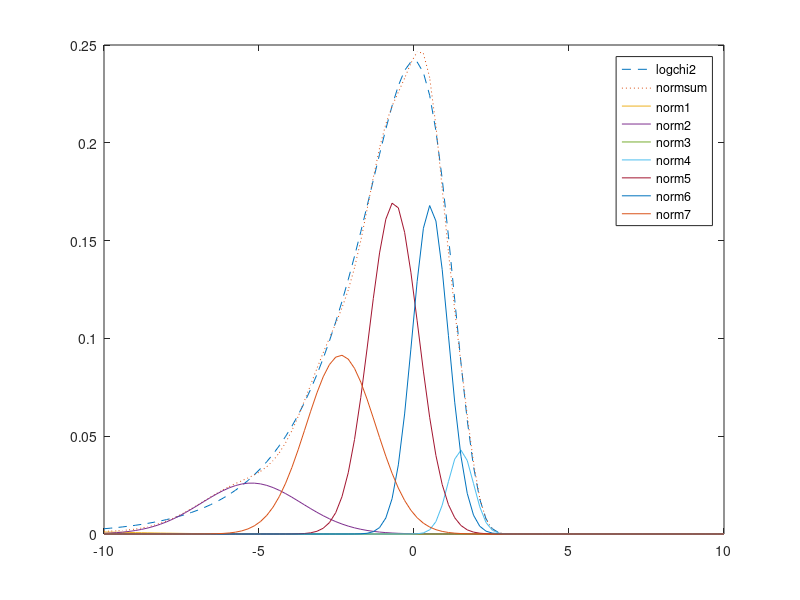

Recreate this plot in MATLAB.
% This is just a visual demonstration of the logchi2 normal approximation. File not included in original code.

mi = [-10.12999 -3.97281 -8.56686 2.77786 .61942 1.79518 -1.08819] - 1.2704;  %% means already adjusted!! %%
sigi = [5.79596 2.61369 5.17950 .16735 .64009 .34023 1.26261];
sqrtsigi = sqrt(sigi);
pi = [0.0073 .10556 .00002 .04395 .34001 .24566 .2575];
x = linspace(-10,10)';
v = ones(100,1);
chi2 = chi2pdf(x,v);
y = exp(x);
logchi2 = chi2pdf(y,v).*y;
norms = zeros(100,7);
for i =1:7
    norms(:,i) = pi(i)*normpdf(x,mi(i),sqrtsigi(i));
end
normsum=sum(norms,2);

plot(x,logchi2,'--',x,normsum,':',x,norms);
legend('logchi2','normsum','norm1','norm2','norm3','norm4','norm5','norm6','norm7')
